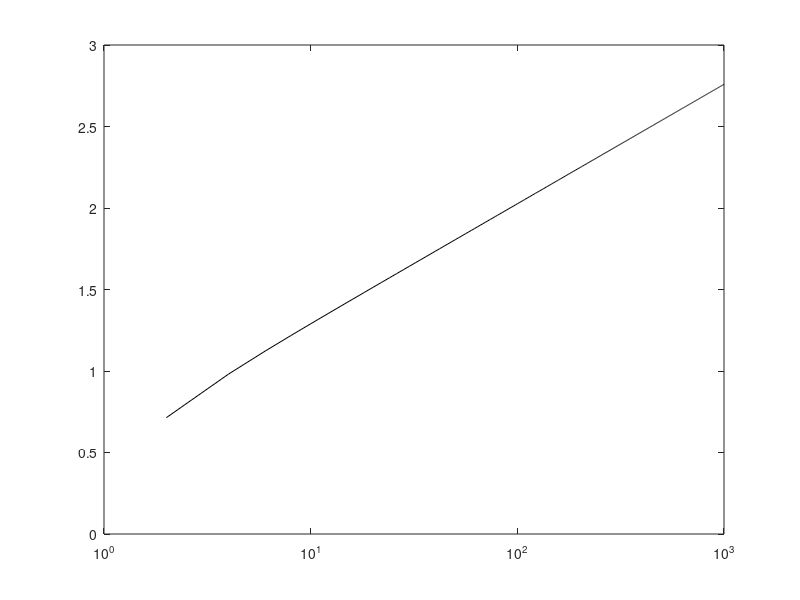
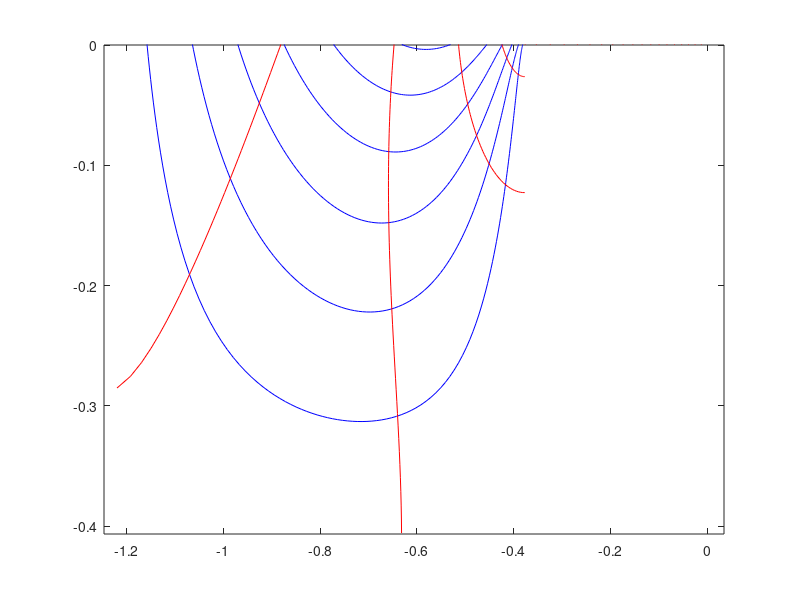

Here is the MATLAB script that generated these plots, in order:
clear
g = 9.81;
h = 1;
d = .5;


ia = 1i*h;
ib = ia + .5i*h;
ic = ib + 2i*d;

C=0;
K = 2*d/pi;
dff =@(zz) K*sqrt(zz-ic).*sqrt(zz+ic)./(sqrt(zz-ia).*sqrt(zz+ia).*sqrt(zz-ib).*sqrt(zz+ib));


xx = linspace(0,1000*h,500);
figure('color','w');
dfxx = dff(xx);
plot(xx,cumsum(real([0,.5*(dfxx(1:end-1)+dfxx(2:end)).*diff(xx)])),'k')
set(gca,'XScale','log')


nLines = 10;
nPoints = 300;




limZeta = [0.,5,-10,10]*h;

dzz = 0.01*h; 
zzr = limZeta(1):dzz:limZeta(2);
% zzi = flipud((limZeta(3):dzz:limZeta(4)).');
zzi = (limZeta(3):dzz:limZeta(4)).';
zz = zzr+1i*zzi;
[ny,nx] = size(zz);

df = dff(zz);

df_xh = .5*(df(1,1:nx-1)+df(1,2:nx));
df_yh = .5*(df(1:ny-1,:)+df(2:ny,:));
f = cumsum([0,df_xh.*diff(zzr)],2) + cumsum([zeros(1,nx);df_yh.*diff(1i*zzi)],1) + C; % integrating bottom-to-top

% f = f-mean(f);

% f = 1i*(d-h)+  2*d/pi*( sqrt(zz/d).*sqrt(1+zz/d)-log(sqrt(zz/d)+sqrt(1+zz/d)) ) ;


hf = figure('color','w');
contour(real(f),imag(f),real(zz),50,'b');hold on
contour(real(f),imag(f),imag(zz),50,'r');

return
